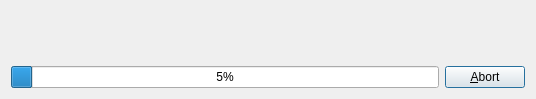
<?xml version="1.0" encoding="UTF-8"?>
<ui version="4.0">
 <class>RefactoringDialog</class>
 <widget class="QDialog" name="RefactoringDialog">
  <property name="geometry">
   <rect>
    <x>0</x>
    <y>0</y>
    <width>536</width>
    <height>99</height>
   </rect>
  </property>
  <property name="windowTitle">
   <string comment="@title:window">Refactoring</string>
  </property>
  <layout class="QGridLayout" name="gridLayout">
   <item row="2" column="0">
    <widget class="QProgressBar" name="progressBar">
     <property name="value">
      <number>5</number>
     </property>
    </widget>
   </item>
   <item row="2" column="1">
    <widget class="QPushButton" name="abortButton">
     <property name="text">
      <string comment="@action:button">&amp;Abort</string>
     </property>
    </widget>
   </item>
   <item row="1" column="0" colspan="2">
    <widget class="QLabel" name="fileLabel">
     <property name="text">
      <string/>
     </property>
    </widget>
   </item>
   <item row="0" column="0" colspan="2">
    <widget class="QLabel" name="renameLabel">
     <property name="text">
      <string/>
     </property>
    </widget>
   </item>
  </layout>
 </widget>
 <resources/>
 <connections>
  <connection>
   <sender>abortButton</sender>
   <signal>clicked()</signal>
   <receiver>RefactoringDialog</receiver>
   <slot>reject()</slot>
   <hints>
    <hint type="sourcelabel">
     <x>489</x>
     <y>77</y>
    </hint>
    <hint type="destinationlabel">
     <x>267</x>
     <y>49</y>
    </hint>
   </hints>
  </connection>
 </connections>
</ui>
